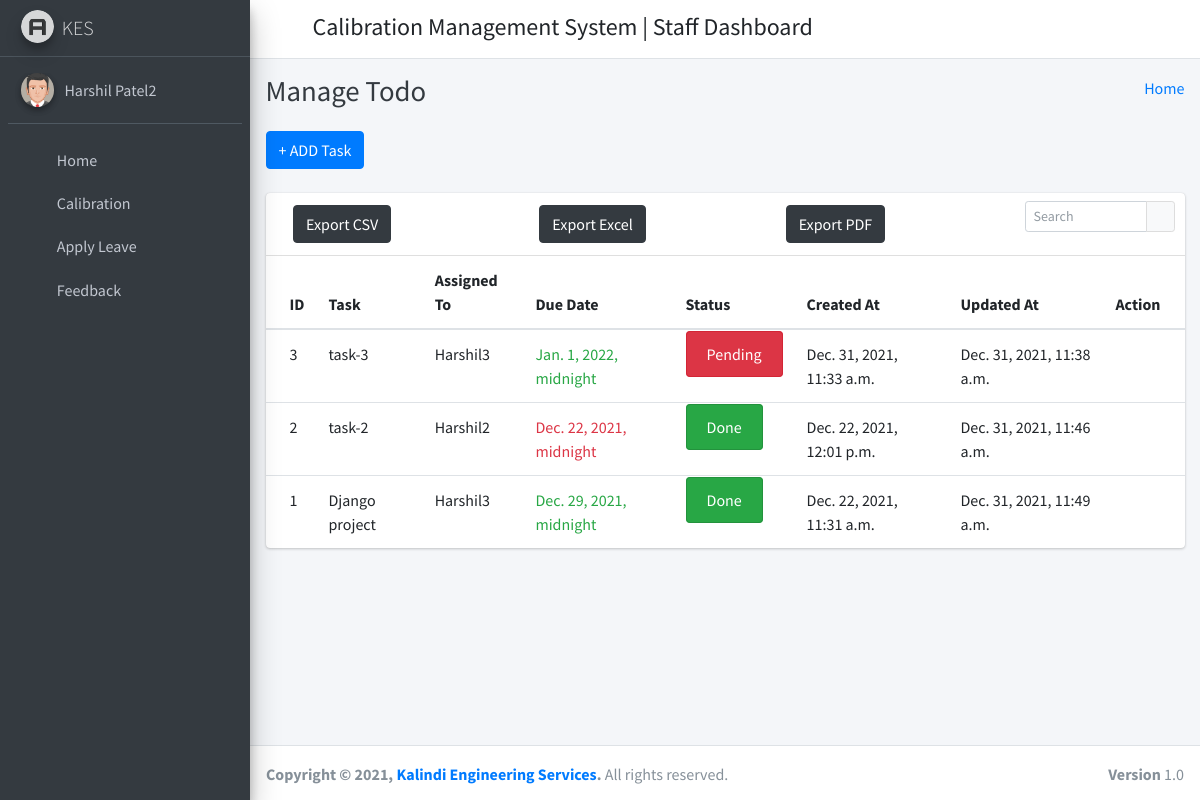
Screenshot of /todo_list (signed in) with the database file from the repository.
### calibration_management_app/models.py (models this page shows, shortened)
class CustomUser(AbstractUser):
    user_type_data = ((1, "HOD"), (2, "Staff"), (3, "Student"))
    user_type = models.CharField(default=1, choices=user_type_data, max_length=10)

class Todo(models.Model):
    id = models.AutoField(primary_key=True)
    task_name = models.CharField(max_length=200)
    description = models.TextField(default="")
    assigned_to = models.ForeignKey(Staffs, on_delete=models.CASCADE)
    Priority_Choices = (
    ("HIGH", 'HIGH'),
    ("NORMAL", 'NORMAL'),
    ("LOW", 'LOW')
    )
    priority = models.CharField(max_length=50, choices=Priority_Choices, default="NORMAL")
    status = models.BooleanField(default=False)
    deadline = models.DateTimeField()
    now = models.DateTimeField(default=timezone.now, blank=True, editable = False)
    created_at = models.DateTimeField(auto_now_add=True)
    updated_at = models.DateTimeField(auto_now=True)
    objects = models.Manager()
    class Meta:
        ordering = ['-created_at']

class Staffs(models.Model):
    id = models.AutoField(primary_key=True)
    admin = models.OneToOneField(CustomUser, on_delete = models.CASCADE)
    address = models.TextField()
    created_at = models.DateTimeField(auto_now_add=True)
    updated_at = models.DateTimeField(auto_now=True)
    objects = models.Manager()
    def __str__(self):
        return str(self.admin)

### calibration_management_app/StaffViews.py (the view)
# urls.py: path('todo_list', StaffViews.TodoListView.as_view(), name='todo_list' ),
class TodoListView(ListView):
    context_object_name = 'todo_list'
    model = Todo
    template_name = 'staff_template/todo/todo_list.html'

### calibration_management_app/templates/staff_template/todo/todo_list.html (shortened to what this page needs)
{% extends 'staff_template/base_template.html' %}
{% block page_title %}
    Manage Todo
{% endblock page_title %}
{% block main_content %}
{% load static %}
<section class="content">
        <div class="container-fluid">
            <a class="btn btn-primary" href="{% url 'create_todo' %}" role="button">+ ADD Task</a> <br/>&nbsp;
            <div class="row">
                <div class="col-md-12">
                    <div class="card">
                        <div class="card-header">
                            <div class="card-tools">
                            <div class="input-group input-group-sm" style="width: 150px;">
                                <input type="text" name="table_search" class="form-control float-right" placeholder="Search">
                                <div class="input-group-append">
                                <button type="submit" class="btn btn-default"><i class="fas fa-search"></i></button>
                                </div>
                            </div>
                            </div>
                            <div class="row">
                              <div class="col-md-4">
                              <a href="#" class="btn btn-dark">Export CSV</a>
                              </div>
                              <div class="col-md-4">
                              <a href="#" class="btn btn-dark">Export Excel</a>
                              </div>
                              <div class="col-md-4">
                              <a href="#" class="btn btn-dark">Export PDF</a>
                              </div>
                            </div>
                        </div>
                        <div class="card-body table-responsive p-0">
                            <table class="table table-hover">
                            <thead>
                                <tr>
                                <th>ID</th>
                                <th>Task</th>
                                <th>Assigned To</th>
                                <th>Due Date</th>
                                <th>Status</th>
                                <th>Created At</th>
                                <th>Updated At</th>
                                <th>Action</th>
                                </tr>
                            </thead>
                            <tbody>
                                {% for t in todo_list %}
                                <tr>
                                <td>{{ t.id }}</td>
                                <td>{{ t.task_name }}</td>
                                <td>{{ t.assigned_to }}</td>
                                <td>
                                  {% if t.now > t.deadline %}
                                    <span class="text-danger">{{ t.deadline }}</span>
                                    {% else %}
                                    <span class="text-success">{{ t.deadline }}</span>
                                  {% endif %}
                                </td>
                                <td>
                                  {% if t.status == False %}
                                    <span class="alert alert-danger">Pending</span>
                                    {% else %}
                                    <span class="alert alert-success">Done</span>
                                  {% endif %}
                                </td>
                                <td>{{ t.created_at }}</td>
                                <td>{{ t.updated_at }}</td>
                                <td>
                                    <a href="{% url 'todo_update' pk=t.pk %}" <i class="fas fa-edit"></i></a>
                                    <a href="{% url 'todo_delete' pk=t.pk %}" <i class="fas fa-trash-alt"></i></a>
                                </td>
                                </tr>
                                {% endfor %}
                            </tbody>
                            </table>
                        </div>
                        </div>
                </div>
            </div>
        </div>
      </section>
  {% endblock main_content %}

### calibration_management_app/templates/staff_template/sidebar_template.html (shortened to what this page needs)
{% load static %}
<aside class="main-sidebar sidebar-dark-primary elevation-4">
      <a href="{% url 'staff_home' %}" class="brand-link">
        <img src="{% static 'dist/img/AdminLTELogo.png' %}" alt="AdminLTE Logo" class="brand-image img-circle elevation-3"
            style="opacity: .8">
        <span class="brand-text font-weight-light">KES</span>
      </a>
      <div class="sidebar">
        <div class="user-panel mt-3 pb-3 mb-3 d-flex">
          <div class="image">
            <img src="{% static 'dist/img/user2-160x160.jpg' %}" class="img-circle elevation-2" alt="User Image">
          </div>
          <div class="info">
            <a href="{% url 'staff_profile' %}" class="d-block">{{ user.first_name }} {{ user.last_name }}</a>
          </div>
        </div>
        <nav class="mt-2">
          <ul class="nav nav-pills nav-sidebar flex-column" data-widget="treeview" role="menu" data-accordion="false">
            <li class="nav-item">
              {% url 'staff_home' as staff_home %}
              <a href="{{ staff_home }}" class="nav-link {% if request.path == staff_home %} active {% endif %}">
                <i class="nav-icon fas fa-tachometer-alt"></i>
                <p>
                  Home
                </p>
              </a>
            </li>
            <li class="nav-item">
              {% url 'calibration_dashboard' as calibration_dashboard %}
              <a href="{{ calibration_dashboard }}" class="nav-link {% if request.path == calibration_dashboard %} active {% endif %}">
                <i class="nav-icon fas fa-tachometer-alt"></i>
                <p>
                  Calibration
                </p>
              </a>
            </li>
            <li class="nav-item">
              {% url 'staff_apply_leave' as staff_apply_leave %}
              <a href="{{ staff_apply_leave }}" class="nav-link {% if request.path == staff_apply_leave %} active {% endif %}">
                <i class="nav-icon fas fa-envelope-open-text"></i>
                <p>
                  Apply Leave
                </p>
              </a>
            </li>
            <li class="nav-item">
              {% url 'staff_feedback' as staff_feedback %}
              <a href="{{ staff_feedback }}" class="nav-link {% if request.path == staff_feedback %} active {% endif %}">
                <i class="nav-icon fas fa-comments"></i>
                <p>
                  Feedback
                </p>
              </a>
            </li>
          </ul>
        </nav>
      </div>
    </aside>

### rows the page displays
CustomUser: first_name "Harshil", last_name "Patel2"
Todo: id "3", task_name "task-3", assigned_to "Harshil3", deadline "Jan. 1, 2022, midnight", status "Pending", created_at "Dec. 31, 2021, 11:33 a.m.", updated_at "Dec. 31, 2021, 11:38 a.m."
Todo: id "2", task_name "task-2", assigned_to "Harshil2", deadline "Dec. 22, 2021, midnight", status "Done", created_at "Dec. 22, 2021, 12:01 p.m.", updated_at "Dec. 31, 2021, 11:46 a.m."
Todo: id "1", task_name "Django project", assigned_to "Harshil3", deadline "Dec. 29, 2021, midnight", status "Done", created_at "Dec. 22, 2021, 11:31 a.m.", updated_at "Dec. 31, 2021, 11:49 a.m."
